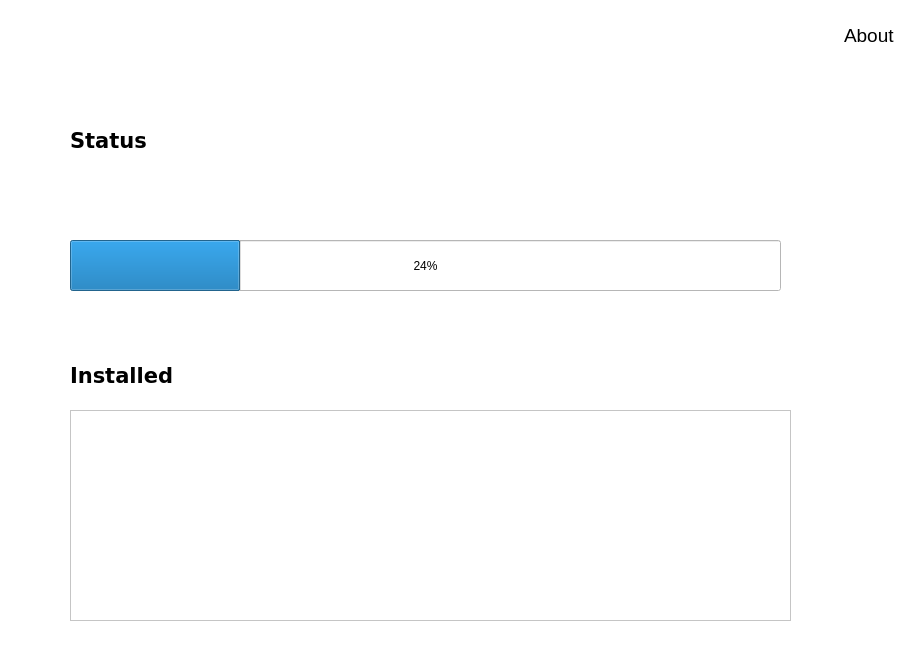
<?xml version="1.0" encoding="UTF-8"?>
<ui version="4.0">
 <class>download_screen_form</class>
 <widget class="QWidget" name="download_screen_form">
  <property name="geometry">
   <rect>
    <x>0</x>
    <y>0</y>
    <width>917</width>
    <height>668</height>
   </rect>
  </property>
  <property name="minimumSize">
   <size>
    <width>917</width>
    <height>668</height>
   </size>
  </property>
  <property name="windowTitle">
   <string>Linite</string>
  </property>
  <property name="windowIcon">
   <iconset resource="../icons_qrc.qrc">
    <normaloff>:/app/icons/app/logo_icon.png</normaloff>:/app/icons/app/logo_icon.png</iconset>
  </property>
  <property name="styleSheet">
   <string notr="true">background-color: white;</string>
  </property>
  <widget class="QLabel" name="about_label">
   <property name="geometry">
    <rect>
     <x>844</x>
     <y>10</y>
     <width>65</width>
     <height>50</height>
    </rect>
   </property>
   <property name="maximumSize">
    <size>
     <width>65</width>
     <height>16777215</height>
    </size>
   </property>
   <property name="font">
    <font>
     <family>Cantarell</family>
     <pointsize>14</pointsize>
     <weight>50</weight>
     <bold>false</bold>
    </font>
   </property>
   <property name="cursor">
    <cursorShape>PointingHandCursor</cursorShape>
   </property>
   <property name="text">
    <string>About</string>
   </property>
   <property name="margin">
    <number>5</number>
   </property>
  </widget>
  <widget class="QLabel" name="logo_label">
   <property name="geometry">
    <rect>
     <x>10</x>
     <y>10</y>
     <width>828</width>
     <height>50</height>
    </rect>
   </property>
   <property name="text">
    <string>&lt;html&gt;&lt;head/&gt;&lt;body&gt;&lt;p&gt;&lt;img src=&quot;:/app/icons/app/logo_small.png&quot;/&gt;&lt;/p&gt;&lt;/body&gt;&lt;/html&gt;</string>
   </property>
  </widget>
  <widget class="QProgressBar" name="download_progress">
   <property name="geometry">
    <rect>
     <x>70</x>
     <y>240</y>
     <width>711</width>
     <height>51</height>
    </rect>
   </property>
   <property name="value">
    <number>24</number>
   </property>
  </widget>
  <widget class="QLabel" name="status_heading_label">
   <property name="geometry">
    <rect>
     <x>70</x>
     <y>130</y>
     <width>81</width>
     <height>21</height>
    </rect>
   </property>
   <property name="font">
    <font>
     <family>Bitstream Vera Sans</family>
     <pointsize>16</pointsize>
     <weight>75</weight>
     <bold>true</bold>
    </font>
   </property>
   <property name="text">
    <string>Status</string>
   </property>
  </widget>
  <widget class="QLabel" name="current_status_label">
   <property name="geometry">
    <rect>
     <x>73</x>
     <y>190</y>
     <width>701</width>
     <height>20</height>
    </rect>
   </property>
   <property name="text">
    <string/>
   </property>
  </widget>
  <widget class="QLabel" name="separator_label">
   <property name="geometry">
    <rect>
     <x>10</x>
     <y>70</y>
     <width>899</width>
     <height>15</height>
    </rect>
   </property>
   <property name="text">
    <string>&lt;html&gt;&lt;head/&gt;&lt;body&gt;&lt;p&gt;&lt;img src=&quot;:/app/icons/app/separator.png&quot;/&gt;&lt;/p&gt;&lt;/body&gt;&lt;/html&gt;</string>
   </property>
  </widget>
  <widget class="QLabel" name="installed_heading_label">
   <property name="geometry">
    <rect>
     <x>70</x>
     <y>360</y>
     <width>121</width>
     <height>30</height>
    </rect>
   </property>
   <property name="font">
    <font>
     <family>Bitstream Vera Sans</family>
     <pointsize>16</pointsize>
     <weight>75</weight>
     <bold>true</bold>
    </font>
   </property>
   <property name="text">
    <string>Installed</string>
   </property>
  </widget>
  <widget class="QListView" name="installed_list">
   <property name="geometry">
    <rect>
     <x>70</x>
     <y>410</y>
     <width>721</width>
     <height>211</height>
    </rect>
   </property>
  </widget>
 </widget>
 <resources>
  <include location="../icons_qrc.qrc"/>
 </resources>
 <connections/>
</ui>
